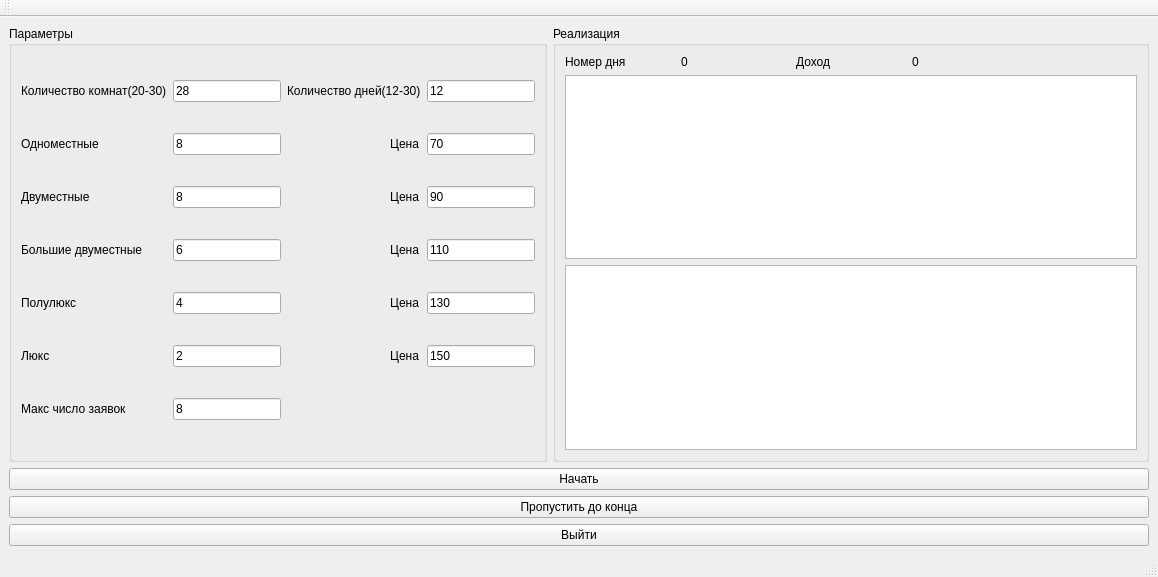
<?xml version="1.0" encoding="UTF-8"?>
<ui version="4.0">
 <class>MainWindow</class>
 <widget class="QMainWindow" name="MainWindow">
  <property name="geometry">
   <rect>
    <x>0</x>
    <y>0</y>
    <width>1158</width>
    <height>577</height>
   </rect>
  </property>
  <property name="windowTitle">
   <string>MainWindow</string>
  </property>
  <widget class="QWidget" name="centralwidget">
   <layout class="QGridLayout" name="gridLayout">
    <item row="11" column="0" colspan="8">
     <widget class="QPushButton" name="pushButton_quit">
      <property name="text">
       <string>Выйти</string>
      </property>
     </widget>
    </item>
    <item row="9" column="0" colspan="8">
     <widget class="QPushButton" name="pushButton_continue">
      <property name="text">
       <string>Начать</string>
      </property>
     </widget>
    </item>
    <item row="0" column="2" rowspan="2" colspan="6">
     <widget class="QGroupBox" name="groupBox_2">
      <property name="title">
       <string>Реализация</string>
      </property>
      <layout class="QGridLayout" name="gridLayout_3">
       <item row="1" column="2" colspan="5">
        <widget class="QListWidget" name="listWidget_hotel"/>
       </item>
       <item row="0" column="4">
        <widget class="QLabel" name="label_10">
         <property name="text">
          <string>Доход</string>
         </property>
        </widget>
       </item>
       <item row="2" column="2" colspan="5">
        <widget class="QListWidget" name="listWidget_req"/>
       </item>
       <item row="0" column="2">
        <widget class="QLabel" name="label_4">
         <property name="text">
          <string>Номер дня</string>
         </property>
        </widget>
       </item>
       <item row="0" column="5">
        <widget class="QLabel" name="label_income">
         <property name="text">
          <string>0</string>
         </property>
        </widget>
       </item>
       <item row="0" column="3">
        <widget class="QLabel" name="label_cur_day">
         <property name="text">
          <string>0</string>
         </property>
        </widget>
       </item>
      </layout>
     </widget>
    </item>
    <item row="10" column="0" colspan="8">
     <widget class="QPushButton" name="pushButton_to_end">
      <property name="text">
       <string>Пропустить до конца</string>
      </property>
     </widget>
    </item>
    <item row="0" column="0" rowspan="2" colspan="2">
     <widget class="QGroupBox" name="groupBox">
      <property name="title">
       <string>Параметры</string>
      </property>
      <layout class="QGridLayout" name="gridLayout_2">
       <item row="0" column="4">
        <widget class="QLineEdit" name="lineEdit_day_num">
         <property name="text">
          <string>12</string>
         </property>
        </widget>
       </item>
       <item row="0" column="3">
        <widget class="QLabel" name="label_3">
         <property name="text">
          <string>Количество дней(12-30)</string>
         </property>
        </widget>
       </item>
       <item row="2" column="1">
        <widget class="QLabel" name="label_5">
         <property name="text">
          <string>Двуместные</string>
         </property>
        </widget>
       </item>
       <item row="5" column="2">
        <widget class="QLineEdit" name="lineEdit_n5">
         <property name="text">
          <string>2</string>
         </property>
        </widget>
       </item>
       <item row="4" column="3">
        <widget class="QLabel" name="label_14">
         <property name="text">
          <string>                               Цена</string>
         </property>
        </widget>
       </item>
       <item row="4" column="1">
        <widget class="QLabel" name="label_7">
         <property name="text">
          <string>Полулюкс</string>
         </property>
        </widget>
       </item>
       <item row="3" column="4">
        <widget class="QLineEdit" name="lineEdit_p3">
         <property name="text">
          <string>110</string>
         </property>
        </widget>
       </item>
       <item row="1" column="2">
        <widget class="QLineEdit" name="lineEdit_n1">
         <property name="text">
          <string>8</string>
         </property>
        </widget>
       </item>
       <item row="5" column="4">
        <widget class="QLineEdit" name="lineEdit_p5">
         <property name="text">
          <string>150</string>
         </property>
        </widget>
       </item>
       <item row="5" column="1">
        <widget class="QLabel" name="label_8">
         <property name="text">
          <string>Люкс</string>
         </property>
        </widget>
       </item>
       <item row="4" column="4">
        <widget class="QLineEdit" name="lineEdit_p4">
         <property name="text">
          <string>130</string>
         </property>
        </widget>
       </item>
       <item row="2" column="4">
        <widget class="QLineEdit" name="lineEdit_p2">
         <property name="text">
          <string>90</string>
         </property>
        </widget>
       </item>
       <item row="3" column="1">
        <widget class="QLabel" name="label_6">
         <property name="text">
          <string>Большие двуместные</string>
         </property>
        </widget>
       </item>
       <item row="3" column="3">
        <widget class="QLabel" name="label_13">
         <property name="text">
          <string>                               Цена</string>
         </property>
        </widget>
       </item>
       <item row="2" column="2">
        <widget class="QLineEdit" name="lineEdit_n2">
         <property name="text">
          <string>8</string>
         </property>
        </widget>
       </item>
       <item row="1" column="3">
        <widget class="QLabel" name="label_11">
         <property name="text">
          <string>                               Цена</string>
         </property>
        </widget>
       </item>
       <item row="2" column="3">
        <widget class="QLabel" name="label_12">
         <property name="text">
          <string>                               Цена</string>
         </property>
        </widget>
       </item>
       <item row="0" column="1">
        <widget class="QLabel" name="label">
         <property name="text">
          <string>Количество комнат(20-30)</string>
         </property>
        </widget>
       </item>
       <item row="0" column="2">
        <widget class="QLineEdit" name="lineEdit_room_num">
         <property name="sizePolicy">
          <sizepolicy hsizetype="Expanding" vsizetype="Minimum">
           <horstretch>20</horstretch>
           <verstretch>10</verstretch>
          </sizepolicy>
         </property>
         <property name="text">
          <string>28</string>
         </property>
        </widget>
       </item>
       <item row="5" column="3">
        <widget class="QLabel" name="label_15">
         <property name="text">
          <string>                               Цена</string>
         </property>
        </widget>
       </item>
       <item row="1" column="1">
        <widget class="QLabel" name="label_2">
         <property name="text">
          <string>Одноместные</string>
         </property>
        </widget>
       </item>
       <item row="1" column="4">
        <widget class="QLineEdit" name="lineEdit_p1">
         <property name="text">
          <string>70</string>
         </property>
        </widget>
       </item>
       <item row="3" column="2">
        <widget class="QLineEdit" name="lineEdit_n3">
         <property name="text">
          <string>6</string>
         </property>
        </widget>
       </item>
       <item row="4" column="2">
        <widget class="QLineEdit" name="lineEdit_n4">
         <property name="text">
          <string>4</string>
         </property>
        </widget>
       </item>
       <item row="6" column="2">
        <widget class="QLineEdit" name="lineEdit_req_num">
         <property name="text">
          <string>8</string>
         </property>
        </widget>
       </item>
       <item row="6" column="1">
        <widget class="QLabel" name="label_9">
         <property name="text">
          <string>Макс число заявок</string>
         </property>
        </widget>
       </item>
      </layout>
     </widget>
    </item>
   </layout>
  </widget>
  <widget class="QMenuBar" name="menubar">
   <property name="geometry">
    <rect>
     <x>0</x>
     <y>0</y>
     <width>1158</width>
     <height>22</height>
    </rect>
   </property>
  </widget>
  <widget class="QStatusBar" name="statusbar"/>
  <widget class="QToolBar" name="toolBar">
   <property name="windowTitle">
    <string>toolBar</string>
   </property>
   <attribute name="toolBarArea">
    <enum>TopToolBarArea</enum>
   </attribute>
   <attribute name="toolBarBreak">
    <bool>false</bool>
   </attribute>
  </widget>
 </widget>
 <resources/>
 <connections/>
</ui>
